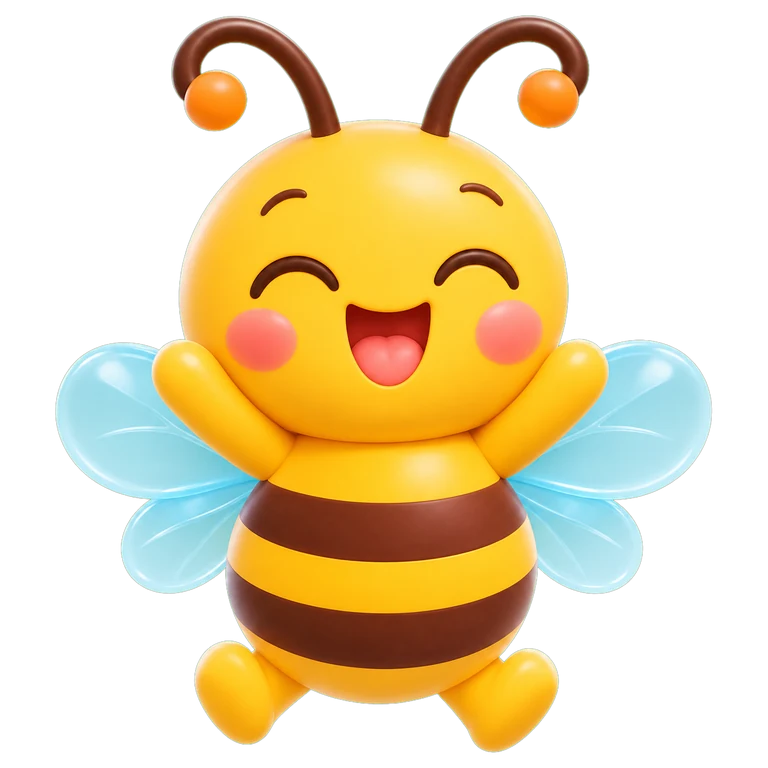
#> input picture assets/bi3d/bi_cheering.webp, 768 x 768 px
$ python make_icon.py ../../assets/bi3d/bi_cheering.webp
#> lines starting #> are read from the running program, lines starting #| are printed output that depends on the picture
#!/usr/bin/env python3
# tool/icon/make_icon.py
#
# Turns one square picture of Bi (the 3D app icon, made on cinai.tv from
# tool/icon/PROMPT.txt) into the Android adaptive-icon foreground:
# android/app/src/main/res/mipmap-*/ic_launcher_foreground.png.
#
# A launcher shows only the middle 72 of the 108 dp foreground (round,
# squircle or rounded-square mask), so the picture is placed at 74 dp in the
# middle (a little low, for the antennae) and the edge around it is the
# picture's own background, mirrored, so there is no seam. The vector bee
# stays as the monochrome layer for Android 13 themed icons.
#
#   python3 tool/icon/make_icon.py <picture.png> [preview.png]
import os
import sys

import numpy as np
from PIL import Image, ImageDraw

ROOT = os.path.dirname(os.path.dirname(os.path.dirname(os.path.abspath(__file__))))
RES = os.path.join(ROOT, 'android', 'app', 'src', 'main', 'res')
DENSITIES = {'mdpi': 1.0, 'hdpi': 1.5, 'xhdpi': 2.0, 'xxhdpi': 3.0, 'xxxhdpi': 4.0}
INNER = 74 / 108  # share of the foreground the picture covers
DROP = 3 / 108  # moves Bi down a little, so the antennae stay inside a round mask


def foreground(src, side):
    w, h = src.size
    s = min(w, h)
    square = src.crop(((w - s) // 2, (h - s) // 2, (w - s) // 2 + s, (h - s) // 2 + s)).convert('RGB')
    inner = round(side * INNER)
    picture = np.asarray(square.resize((inner, inner), Image.LANCZOS))
    left = (side - inner) // 2
    top = left + round(side * DROP)
    padded = np.pad(picture, ((top, side - inner - top), (left, side - inner - left), (0, 0)), mode='reflect')
    return Image.fromarray(padded)


def preview(fg, path):
    """The icon as launchers show it: circle, squircle and rounded square."""
    side = fg.size[0]
    visible = round(side * 72 / 108)
    cut = fg.crop(((side - visible) // 2,) * 2 + ((side + visible) // 2,) * 2)
    out = Image.new('RGB', (visible * 3 + 80, visible + 40), (240, 240, 240))
    for i, shape in enumerate(('circle', 'squircle', 'rounded')):
        mask = Image.new('L', (visible, visible), 0)
        d = ImageDraw.Draw(mask)
        if shape == 'circle':
            d.ellipse((0, 0, visible - 1, visible - 1), fill=255)
        else:
            r = visible * (0.42 if shape == 'squircle' else 0.22)
            d.rounded_rectangle((0, 0, visible - 1, visible - 1), radius=r, fill=255)
        out.paste(cut, (20 + i * (visible + 20), 20), mask)
    out.save(path)


def main(src_path, preview_path=None):
#> called with src_path = '../../assets/bi3d/bi_cheering.webp'
    src = Image.open(src_path)
#> src is the input picture: PIL image 768x768 RGBA; mean R, G, B, A 101.5, 84.1, 44.5, 118.2
    for name, scale in DENSITIES.items():
        side = round(108 * scale)
        folder = os.path.join(RES, f'mipmap-{name}')
        os.makedirs(folder, exist_ok=True)
        foreground(src, side).save(os.path.join(folder, 'ic_launcher_foreground.png'), optimize=True)
#> this loop made 5 passes
#> pass 1, in foreground, `square = src.crop(((w - s) // 2, (h - s) // 2, (w - s) // 2 + s, (h - ..`:
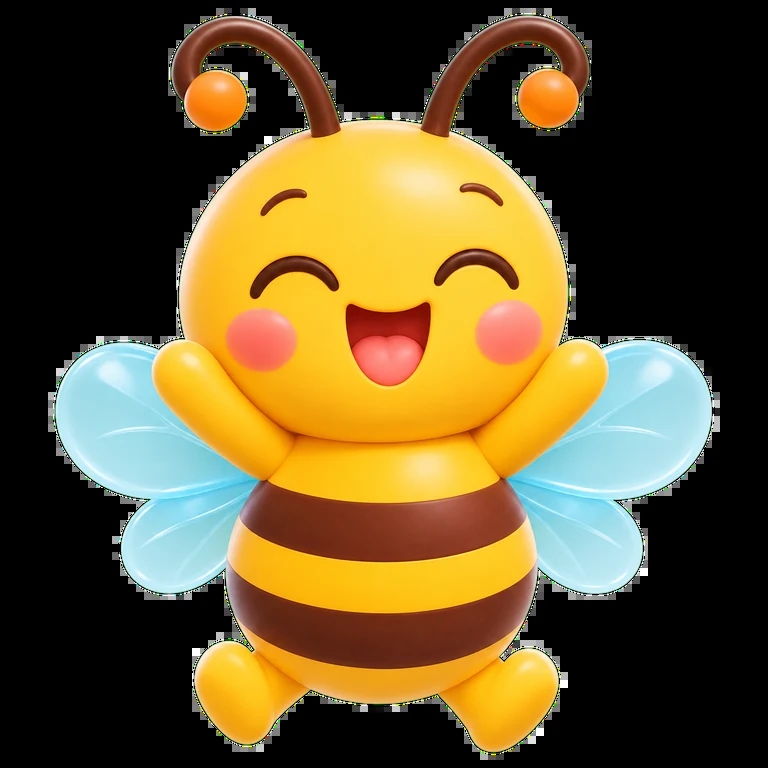
#> square: PIL image 768x768 RGB; mean R, G, B 101.5, 84.1, 44.5
#> pass 1, in foreground, `picture = np.asarray(square.resize((inner, inner), Image.LANCZOS))`:
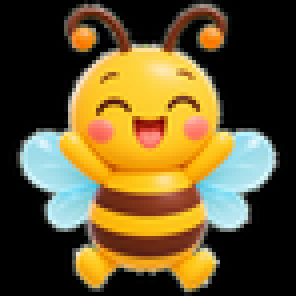
#> picture: shape (74, 74, 3) (shown 4 times larger); mean R, G, B 101.6, 84.4, 44.9
#> pass 1, in foreground, `padded = np.pad(picture, ((top, side - inner - top), (left, side - inn..`:
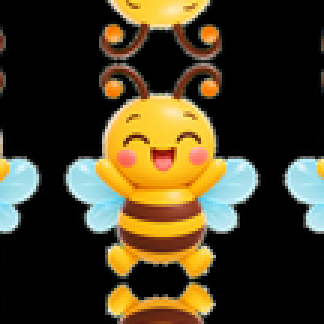
#> padded: shape (108, 108, 3) (shown 3 times larger); mean R, G, B 69.2, 59.4, 34.9
#> pass 2, in foreground (call 2), `picture = np.asarray(square.resize((inner, inner), Image.LANCZOS))`:
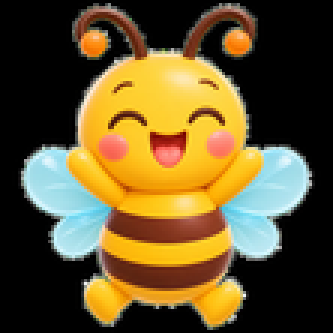
#> picture: shape (111, 111, 3) (shown 3 times larger); mean R, G, B 101.6, 84.3, 44.8
    if preview_path:
        preview(foreground(src, 432), preview_path)
    print('icon written for', ', '.join(DENSITIES))


if __name__ == '__main__':
    if len(sys.argv) not in (2, 3):
        raise SystemExit('usage: python3 tool/icon/make_icon.py <picture.png> [preview.png]')
    main(*sys.argv[1:])
